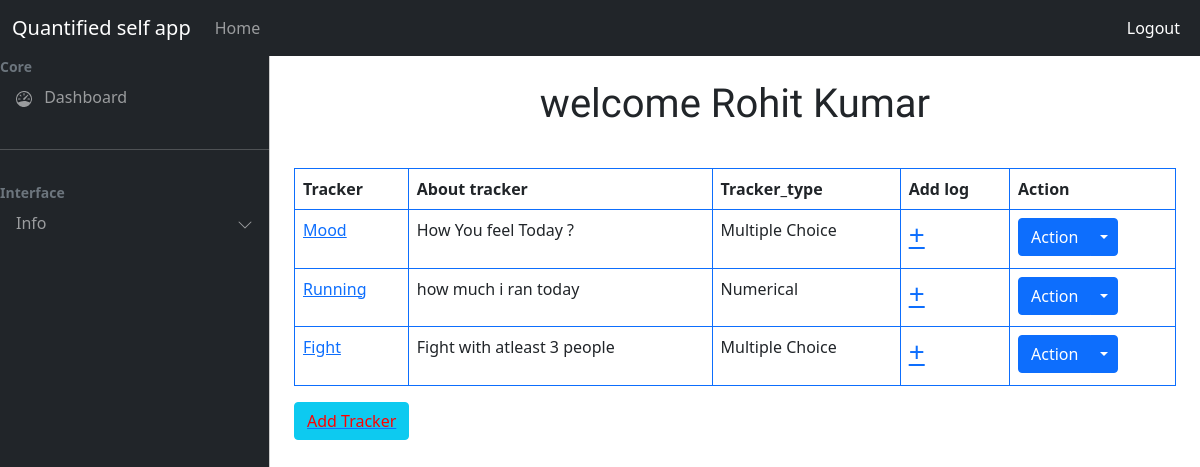
Screenshot of /tracker_index (signed in) with the database file from the repository.
### model.py (models this page shows)
class Tracker(db.Model):
    __tablename__="tracker"
    tracker_id=db.Column(db.Integer, primary_key=True, autoincrement=True)
    Name=db.Column(db.String, unique=True, nullable=False)
    Description=db.Column(db.String)
    Tracker_type=db.Column(db.String)
    settings=db.Column(db.String)

### controller.py (the view)
@app.route("/tracker_index")
def T_index():
    if "username" not in session:
        flash(f"User has'nt logged in",category="danger")
        return redirect("/login")
    trac=Tracker.query.all()
    return render_template("tracker_index.html",trac=trac)

### templates/tracker_index.html (shortened to what this page needs)
<!doctype html>
<html lang="en">
<head>
  <link href="https://cdn.jsdelivr.net/npm/bootstrap@5.1.3/dist/css/bootstrap.min.css" rel="stylesheet"
>
  <link rel="stylesheet" href="/static/design.css">
</head>
<body>
  <nav class="navbar navbar-expand-lg navbar-dark bg-dark fixed-top">
    <div class="container-fluid">
      <a class="navbar-brand" href="#">Quantified self app</a>
      <div class="collapse navbar-collapse" id="navbarSupportedContent">
        <ul class="navbar-nav me-auto mb-2 mb-lg-0">
          <li class="nav-item">
            <a class="nav-link" aria-current="page" href="#">Home</a>
          </li>
        </ul>
        <ul class="navbar-nav  mb-2 mb-lg-0">
          <li class="nav-item">
            <a class="nav-link active" href="/logout">Logout</a>
          </li>
        </ul>
      </div>
    </div>
  </nav>
  <div class="offcanvas offcanvas-start sidebar-nav bg-dark text-white" tabindex="-1" id="offcanvasExample"
    aria-labelledby="offcanvasExampleLabel">
    <div class="offcanvas-body p-0">
      <nav class="navbar-dark">
        <ul class="navbar-nav">
          <li>
            <div class="text-muted small fw-bold ">
              Core
            </div>
          </li>
          <li>
            <a href="/dashboard" class="nav-link px-3 ">
              <span class="me-2">
              </span>
              <span>
                Dashboard
              </span>
            </a>
          </li>
          <li class="my-4">
            <hr class="dropdown-divider" />
          </li>
          <li>
						<div class="text-muted small fw-bold ">
							Interface
						</div>
					</li>
					<li>
						<a class="nav-link px-3 sidebar-link" data-bs-toggle="collapse" href="#collapseExample"
							role="button" aria-expanded="false" aria-controls="collapseExample">
							<span>Info</span>
							<span class="right icon ms-auto">
								<svg xmlns="http://www.w3.org/2000/svg" width="16" height="16" fill="currentColor"
									class="bi bi-chevron-down" viewBox="0 0 16 16">
									<path fill-rule="evenodd"
										d="M1.646 4.646a.5.5 0 0 1 .708 0L8 10.293l5.646-5.647a.5.5 0 0 1 .708.708l-6 6a.5.5 0 0 1-.708 0l-6-6a.5.5 0 0 1 0-.708z" />
								</svg>
							</span>
						</a>
					</li>
        </ul>
      </nav>
    </div>
  </div>
  <main class="mt-5" >
    <div class="container-fluid" >
      <h1 id="heading" style="font-family: 'Baloo Bhai 2', cursive;">welcome {{session.username}}</h1>
      <div class="container">
        <table class="table table-bordered border-primary">
          <tr>
            <th>Tracker</th>
            <th>About tracker</th>
            <th>Tracker_type</th>
            <th>Add log</th>
            <th>Action</th>
          </tr>
          {%for tr in trac%}
          <tr>
            <td><a href="/Tracker_detail/{{tr.Name}}">{{tr.Name}}</a></td>
            <td>{{tr.Description}}</td>
            <td>{{tr.Tracker_type}}</td>
            <td><a href="/Add_logs/{{tr.tracker_id}}/{{tr.Name}}">
                <h3>+</h3>
              </a></td>
            <td>
              <div class="btn-group">
                <button type="button" class="btn btn-primary">Action</button>
                <button type="button" class="btn btn-primary dropdown-toggle dropdown-toggle-split" data-bs-toggle="dropdown" aria-expanded="false">
                </button>
              </div>
            </td>
          </tr>
          {%endfor%}
        </table>
        <button class="btn btn-info"><a href="/Add_tracker"><span style="color: red;"> Add Tracker </span></a></button>
      </div>
    </div>
  </main>
</body>
</html>
</body>
</html>

### static/design.css (style rules this page uses)
:root { --offcanvas-width:270px; --topNavbarHeight: 56px; }
.sidebar-nav { width: var(--offcanvas-width); }
.sidebar-link { display: flex; align-items: center; }
main { margin-left: var(--offcanvas-width); }
@media (min-width:992px) { body { overflow: auto !important; } }
@media (min-width:992px) { .sidebar-nav { transform: none; visibility: visible !important; top: var(--topNavbarHeight); height: calc(100% - var(--topNavbarHeight)); } }
#heading { text-align: center; padding: 2rem 2rem 2rem 2rem; }

### rows the page displays
Tracker: Name "Mood", Description "How You feel Today ?", Tracker_type "Multiple Choice"
Tracker: Name "Running", Description "how much i ran today", Tracker_type "Numerical"
Tracker: Name "Fight", Description "Fight with atleast 3 people", Tracker_type "Multiple Choice"

### other values shown
{{ session.username }} "Rohit Kumar"
